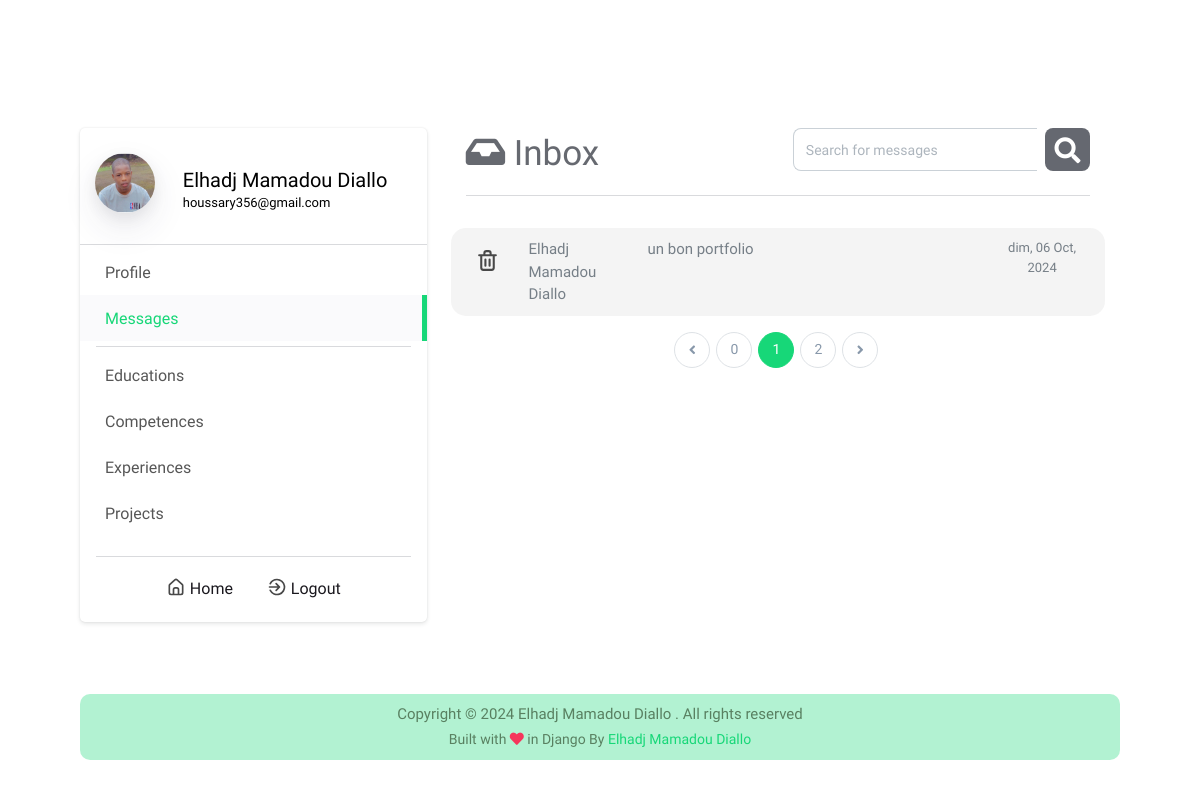
The page /dashboard/messages/ (signed in) on the database its author committed.
### info/models.py (models this page shows, shortened)
class Information(models.Model):
    name_complete = models.CharField(max_length=50, blank=True, null=True)
    avatar = models.ImageField(upload_to="avatar/", blank=True, null=True)
    mini_about = models.TextField(blank=True, null=True)
    about = models.TextField(blank=True, null=True)
    born_date = models.DateField(blank=True, null=True)
    address = models.CharField(max_length=100, blank=True, null=True)
    phone = models.CharField(max_length=20, blank=True, null=True)
    email = models.EmailField(max_length=255, blank=True, null=True)
    cv = models.FileField(upload_to='cv', blank=True, null=True)
    github = models.URLField(blank=True, null=True)
    linkedin = models.URLField(blank=True, null=True)
    facebook = models.URLField(blank=True, null=True)
    twitter = models.URLField(blank=True, null=True)
    instagram = models.URLField(blank=True, null=True)

class Message(models.Model):
    name = models.CharField(max_length=100, null=False, blank=False)
    email = models.EmailField(max_length=255, null=False, blank=False)
    message = models.TextField(null=False, blank=False)
    send_time = models.DateTimeField(auto_now_add=True)
    is_read = models.BooleanField(default=False)

### dashboard/views.py (the view)
# urls.py: path('messages/', messages, name='messages'),
@login_required()
def messages(request):
    template_name = 'messages.html'
    context = {}
    profile = Information.objects.first()
    messages = Message.objects.all().order_by('-send_time')
    page = request.GET.get('page', 1)
    paginator = Paginator(messages, 6)
    try:
        messages = paginator.page(page)
    except PageNotAnInteger:
        messages = paginator.page(1)
    except EmptyPage:
        messages = paginator.page(paginator.num_pages)
    context.update({'messages_active': True, 'messages': messages, 'profile': profile})
    return render(request, template_name, context)

### dashboard/templates/messages.html (shortened to what this page needs)
{% extends 'dashboard.html' %}
{% load static %}
{% block dashboardContent %}
<div class="container">
    <div class="row">
        <div class="col-lg-6 inbox">
            <i class="fas fa-inbox"></i>
            Inbox
        </div>
        <div class="col-lg-6 search">
            <div class="form-group">
                <div class="input-group mb-4">
                    <input class="form-control" id="search-input" placeholder="Search for messages" type="text">
                    <div class="search-btn" id="search-btn">
                        <i class="fa fa-search"></i>
                    </div>
                </div>
            </div>
        </div>
    </div>
    <hr class="mt-0">
    {% for message in messages %}
        <div class="row message-item {% if not message.is_read %}new-message{% endif %}" id="row-{{message.id}}">
            <div class="col-1 message-icons">
                <div class="delete-message" id="message-{{message.id}}">
                    <img src="{% static 'img/trash-icon.svg' %}" width='25px'>
                </div>
            </div>
            <div class="col-9 view-message" id="view-{{message.id}}" data-toggle="modal" data-target=".modal-{{message.id}}">
                <div class="row">
                    <div class="col-3 sender text-capitalize">
                        {{message.name}}
                    </div>
                    <div class="col-9 message">
                        {{message.message|truncatechars:60}}
                    </div>
                </div>
            </div>
            <div class="col-2 time">
                {{message.send_time|date:"D, d M, Y"}}
            </div>
        </div>
    {% endfor %}
    <nav aria-label="Page navigation example ">
        <ul class="pagination justify-content-center mt-3 mb-0">
            <li class="page-item {% if not messages.has_previous %}disabled{% endif %}">
                <a class="page-link pagination-move" href="{% if messages.has_previous %}?page={{ messages.previous_page_number }}{% endif %}" tabindex="-1">
                    <i class="fa fa-angle-left"></i>
                </a>
            </li>
                <li class="page-item pagination-number {% if not messages.has_previous %}disabled{% endif %}">
                    <a class="page-link" href="{% if messages.has_previous %}?page={{ messages.previous_page_number }}{% endif %}">{{messages.number|add:-1}}</a>
                </li>
                <li class="page-item pagination-active">
                    <a class="page-link" href="?page={{ messages.number }}">{{messages.number}}</a>
                </li>
                <li class="page-item pagination-number {% if not messages.has_next %}disabled{% endif %}">
                    <a class="page-link" href="{% if messages.has_next %}?page={{ messages.next_page_number }}{% endif %}">{{messages.number|add:1}}</a>
                </li>
            <li class="page-item {% if not messages.has_next %}disabled{% endif %}">
                <a class="page-link pagination-move" href="{% if messages.has_next %}?page={{ messages.next_page_number }}{% endif %}">
                    <i class="fa fa-angle-right"></i>
                </a>
            </li>
        </ul>
    </nav>
</div>
{% endblock dashboardContent %}

### dashboard/templates/dashboard.html (shortened to what this page needs)
{% extends 'base.html' %}
{% load static %}
{% block style %}
    <link type="text/css" href="{% static 'dashboard.css' %}" rel="stylesheet">
{% endblock style %}
{% block body %}
<div class="container mt-lg-8">
    <div class="row">
        <div class="col-lg-4 sidebar p-0">
            <a href="{% url 'dashboard:dashboard' %}">
                <div class="row info {% if dashboard %}dashboard-active {% else %}info-unactive{% endif %}">
                    <div class="col-2 pic">
                        <div class="profile-pic shadow" style="background-image: url('{% if profile.avatar %}{{profile.avatar.url}}{% else %}{% static 'img/default-avatar.svg' %}{% endif %}')">
                        </div>
                    </div>
                    <div class="col-10 name">
                        <h5 class="full-name">{{profile.name_complete}}</h5>
                        <p class="email">{{profile.email}}</p>
                    </div>
                </div>
            <a/>
            <hr class="m-0 mb-1">
            <ul class="sidebar-list">
                <a href="{% url 'dashboard:profile' %}">
                    <li class="{% if profile_active %}link-active{% endif %}">
                        <i class="uil uil-user dashboard-icon"></i>
                        Profile
                    </li>
                </a>
                <a href="{% url 'dashboard:messages' %}">
                    <li class="{% if messages_active %}link-active{% endif %}">
                        <i class="uil uil-envelope-download dashboard-icon"></i>
                        Messages
                    </li>
                </a>
                <hr class="sidebar-line">
                <a href="{% url 'dashboard:education' %}">
                    <li>
                        <i class="uil uil-graduation-cap dashboard-icon"></i>
                        Educations
                    </li>
                </a>
                <a href="{% url 'dashboard:profile' %}">
                    <li>
                        <i class="uil uil-award dashboard-icon"></i>
                        Competences
                    </li>
                </a>
                <a href="{% url 'dashboard:profile' %}">
                    <li>
                        <i class="uil uil-spinner-alt dashboard-icon"></i>
                        Experiences
                    </li>
                </a>
                <a href="{% url 'dashboard:projects' %}">
                    <li class="{% if projects_active %}link-active{% endif %}">
                        <i class="uil uil-folder-open dashboard-icon"></i>
                        Projects
                    </li>
                </a>
            </ul>
            <hr class="sidebar-line">
            <div class="container text-center sidebar-footer">
                <a href="{% url 'homePage' %}">
                    <img class="svg-icon-home" src="{% static 'img/home-icon.svg' %}" width='20px'>
                    Home
                </a>
                <a href="{% url 'dashboard:logout' %}" id="logout">
                    <img class="svg-icon-logout" src="{% static 'img/logout-icon.svg' %}" width='20px'>
                    Logout
                </a>
            </div>
        </div>
        <div class="col-lg-8 dashboard-content pl-lg-4">
            {% block dashboardContent %}{% endblock dashboardContent %}
        </div>
    </div>
</div>
<div class="container dash-footer my-6 py-2">
    <div class="text-center">
        <p>Copyright © {% now "Y" %} Elhadj Mamadou Diallo . All rights reserved</p>
        <p class="coder">Built with <i class="fa fa-heart text-danger"></i> in Django By <a href="https://github.com/abdlalisalmi">Elhadj Mamadou Diallo</a></p>
    </div>
</div>
{% endblock body %}

### portfolio/static/app.css (style rules this page uses)
:root { --color: #d1d8e0; --scolor: #17D778; --bg-color: #1A181E; --secondary: #2c303a; }
html { scroll-behavior: smooth; }
body { font-family: 'Maven Pro', sans-serif !important; scroll-behavior: smooth; background-color: var(--bg-color); }
p { color: #fff ; }
hr { background-color: #d1d8e04d; }
.name { color: var(--color); transition: all 0.5s; font-size: 20px; font-weight: 500; }
.search-btn { background-color: var(--secondary); color: #2dce89; border-radius: 8px; margin-left: 8px; width: 45px; height: auto; text-align: center; font-size: 26px; padding-top: 5px; cursor: pointer; transition: all 0.5s; }

### portfolio/static/slider.css (style rules this page uses)
:root { --color: #d1d8e0; --color2: #d1d8e0da; --scolor: #17D778; --bg-color: #1A181E; --secondary: #2c303a; }

### portfolio/static/dashboard.css (style rules this page uses)
:root { --color: #d1d8e0; --scolor: #17D778; --bg-color: #1A181E; --secondary: #2c303a; }
* { margin: 0; padding: 0; }
body { background-color: #fff; font-family: 'Maven Pro', sans-serif !important; scroll-behavior: smooth; background-color: #fff; }
.sidebar { padding-top: 15px; border: 0 solid rgba(0,0,0,.125); box-shadow: 0 0 2px 0 rgba(22,26,33,.1), 0 2px 4px 0 rgba(22,26,33,.1); border-radius: 5px; }
.sidebar .info * { color: #000; }
.sidebar .info { padding-top: 20px; padding-bottom: 20px; margin: 0; }
.sidebar .pic { padding-top: 5px; }
.sidebar .profile-pic { border-radius: 50%; height: 60px; width: 60px; background-size: cover; background-position: center; background-blend-mode: multiply; vertical-align: middle; text-align: center; color: transparent; transition: all .3s ease; text-decoration: none; position: relative; }
.sidebar .name { padding: 10px; padding-left: 45px; padding-top: 20px; }
.sidebar .name h5, p { padding: 0; margin: 0; }
.sidebar .name .full-name { font-weight: 500; line-height: 1.5rem; text-transform: capitalize; }
.sidebar .name .email { font-size: 13px; }
.sidebar-list { list-style: none; font-size: 1rem; font-weight: 400; line-height: 1.5rem; text-align: left; margin:0; padding:0; padding-bottom: 15px; }
.sidebar-list li { cursor: pointer; padding: 10px 20px; color: rgba(0, 0, 0, 0.664); }
.sidebar .sidebar-line { margin: 5px; margin-left: 16px; margin-right: 16px; }
.link-active { background-color: #fafafc; border-right: var(--scolor) solid 5px; color: #17D778 !important; }
.link-active i { color: #17D778; }
.inbox { font-size: 35px; color: #2c303ab9; }
.search input { border-radius: 8px; }
.search .search-btn { background-color: #2c303ab9; color: #fff; border-top-right-radius: 8px; border-bottom-right-radius: 8px; width: 45px; height: auto; text-align: center; font-size: 26px; padding-top: 4px; cursor: pointer; transition: all 0.5s; }
.message-item { color: #485460bb; background-color: #efefefb2; padding: 10px; margin-bottom: 4px; border-radius: 15px; font-size: 15px; transition: all .3s; }
.message-item .message-icons { font-size: 14px; margin: 0; padding: 0; cursor: pointer; border-radius: 8px; transition: all .3s; }
.message-item .message-icons .delete-message { text-align: center; cursor: pointer; padding-top: 10px; transition: all .5s; }
.message-item .sender { text-align: left; cursor: pointer; }
.message-item .message { text-align: left; cursor: pointer; }
.message-item .time { text-align: center; font-size: 13px; }
.dash-footer { color: #598061; background-color: #17d77754; border-radius: 10px; margin-top: 30px; }
.dash-footer p { margin: 0px; color: #598061; font-size: 15px; }
.dash-footer .coder { font-size: 14px; }
.dash-footer a { color: var(--scolor); cursor: pointer; font-weight: 500; transition: all .5s; }
.pagination-active a { background-color: var(--scolor); border: var(--scolor) 1px solid; color: #fff; transition: all .3s; }
.pagination-number a { border: var(--scolor) 1px solid; transition: all .3s; }
.pagination-move { color: var(--scolor); border: var(--scolor) 1px solid; transition: all .3s; }
.sidebar-footer { margin-top: 10px; margin-bottom: 10px; padding: 10px; }
.sidebar-footer a { color: #1A181E; margin: 5px; padding: 15px 10px; transition: all .2s ease-in-out; }
.svg-icon-home, .svg-icon-logout { padding-bottom: 5px; }
.dashboard-icon { font-size: 23px; color: #2c303ac2; padding-right: 5px; }

### rows shown on the page
Information: avatar (picture), name_complete "Elhadj Mamadou Diallo", email "houssary356@gmail.com"
Message: name "Elhadj Mamadou Diallo", message "un bon portfolio", send_time "dim, 06 Oct, 2024"

### other values the page prints
{{ messages.number|add:-1 }} "0"
{{ messages.number }} "1"
{{ messages.number|add:1 }} "2"
